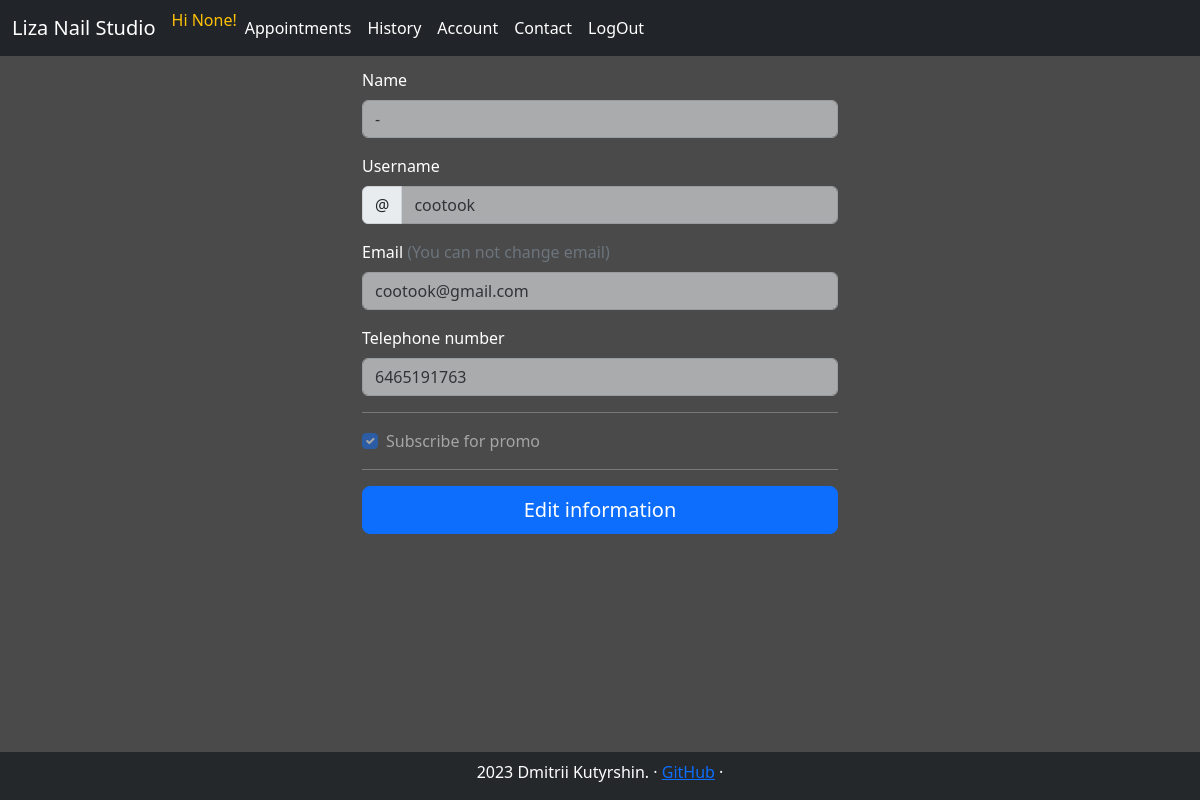
The page /account/ (signed in) on the database as committed earlier.
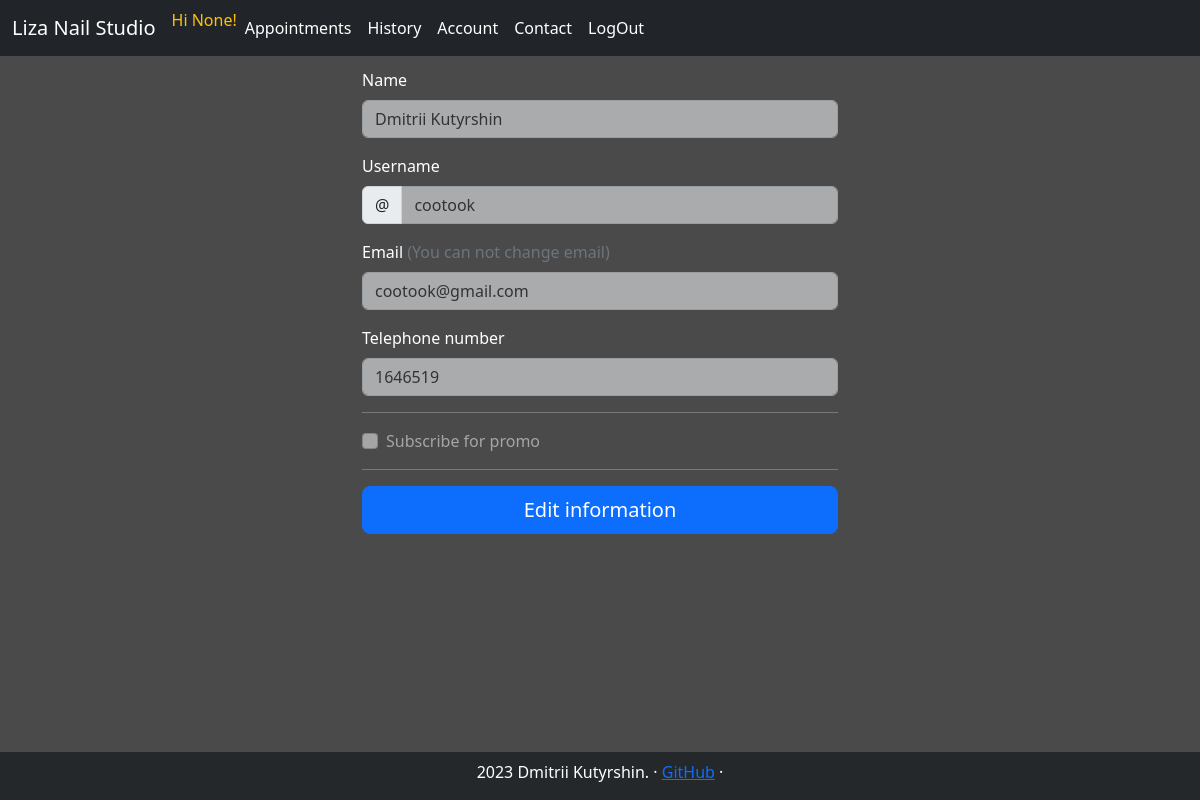
The same page on the database as committed later.
### tables this page shows
CREATE TABLE users (id INTEGER PRIMARY KEY, is_admin INT, is_clerck INT ,  name TEXT, email TEXT, lang TEXT, instagram TEXT, tel TEXT, is_subscribed_promo INT, avatar TEXT);

### studio_app/webapp.py (the view)
@app.route("/account/", methods=["GET", "POST"])
@login_required
def _account():
    return account.account()

### studio_app/helpers.py (called while the page is built)
def login_required(f):
    @wraps(f)
    def decorated_function(*args, **kwargs):
        if session.get("user_id") is None:
            return redirect("/signin")
        return f(*args, **kwargs)
    return decorated_function

### studio_app/rout_handlers/account.py (called while the page is built, shortened)
def account():
    if session.get("is_admin") == 1 and request.method == "GET":
        user_id = request.args.get("user") if request.args.get("user") is not None else session.get("user_id")
    else:
        user_id = session.get("user_id")
    try:
        con = sqlite3.connect("./db.db")
        cur = con.cursor()
        user = list(cur.execute("SELECT name, email, lang, instagram, tel, is_subscribed_promo, avatar FROM users WHERE id=?", (user_id, )).fetchone())
        for index in range(len(user)):
            user[index] = "-" if user[index] == None else user[index]
    except Exception as er:
        con.close()
        print("##/account/ --db connection")
        print(er)
        return  render_template("apology.html", error_message="Something went wrong")
    con.close()
    return render_template("account.html", user=user, user_id=user_id, is_admin=session.get("is_admin"))

### studio_app/templates/account.html (shortened to what this page needs)
{% extends "layout.html" %}
{% block custom_styles %}
<link href="{{ url_for('static', filename='/css/form-validation.css') }}" rel="stylesheet">
{% endblock %}
{% block content %}
<div class="container">
        <div class="col-md-7 col-lg-8">
          <form class="needs-validation" action="/account/" method="post" novalidate>
            <div class="row g-3">
              <div class="col-12">
                <label for="client_name" class="form-label">Name</label>
                <input type="text" class="form-control" name="client_name" id="client_name" placeholder="" value="{{user[0]}}" required disabled>
              </div>
              <div class="col-12">
                <label for="username" class="form-label">Username</label>
                <div class="input-group has-validation">
                  <span class="input-group-text">@</span>
                  <input type="text" class="form-control" name="username" id="username" placeholder="Username" value={{user[3]}} required disabled>
                </div>
              </div>
              <div class="col-12">
                <label for="email" class="form-label">Email <span class="text-muted">(You can not change email)</span></label>
                <input type="email" class="form-control" id="email" placeholder="you@example.com" value={{user[1]}} disabled>
              </div>
              <div class="col-12">
                <label for="tel" class="form-label">Telephone number</label>
                <input type="text" class="form-control" name="tel" id="tel" placeholder="625-172-3788" value={{user[4]}} required disabled>
              </div>
            </div>
            <hr class="my-6">
            <div class="form-check">
              <input type="checkbox" class="form-check-input" id="subscribtion" name="subscribtion"
              {% if user[5]==1 %}
               checked
              {% endif %}
              disabled
              >
              <label class="form-check-label" for="subscribtion">Subscribe for promo</label>
            </div>
            <hr class="my-6">
            <button class="w-100 btn btn-primary btn-lg" id="edit_btn">Edit information</button>
          </form>
        </div>
      </div>
{% endblock %}

Rows that differ between the two databases and show on the page:
changed users "cootook": client_name (not shown) → "Dmitrii Kutyrshin"; tel "6465191763" → "1646519"; is_subscribed_promo "☑" → "☐"
Other text that changed with them:
form field client_name: "-" → (not shown)
